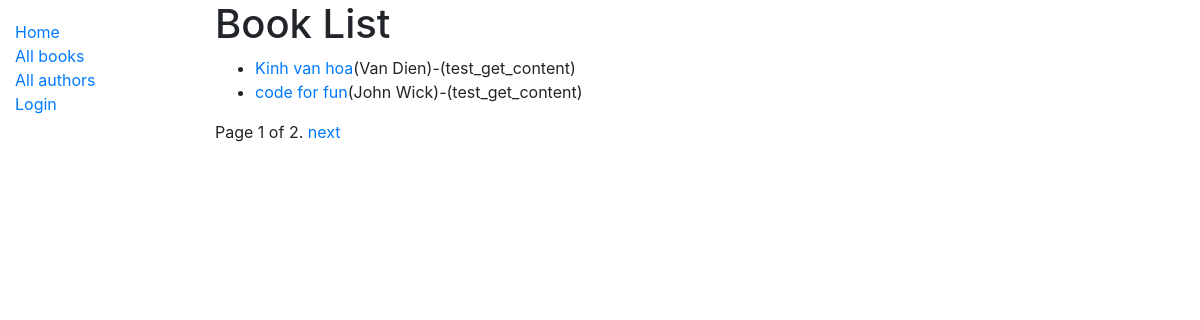
/catalog/books/, run on the app's committed database.
### catalog/models.py (models this page shows, shortened)
class Book(models.Model):
    title = models.CharField(max_length=200)
    author = models.ForeignKey('Author', on_delete= models.SET_NULL, null = True)
    summary = models.TextField(max_length=1000, help_text = "Enter a brief description of the book")
    isbn = models.CharField('ISBN', max_length=13, unique=True, help_text='13 Character <a href="https://www.isbn-international.org/content/what-isbn">ISBN number</a>')
    genre = models.ManyToManyField(Genre, help_text='Select a genre for this book')
    language = models.ForeignKey('Language', on_delete = models.SET_NULL, null=True)
    class Meta:
        ordering = ['title', 'author']
    def display_genre(self):
        return ', '.join(genre.name for genre in self.genre.all()[:3])
    display_genre.short_description = 'Genre'
    def get_absolute_url(self):
        return reverse('book-detail', args=[str(self.id)])

class Author(models.Model):
    first_name = models.CharField(max_length=100)
    last_name = models.CharField(max_length=100)
    date_of_birth = models.DateField(null = True, blank=True)
    date_of_death = models.DateField('Died', null=True, blank=True)
    class Meta:
        ordering = ['last_name', 'first_name']
    def __str__(self):
        return f'{self.last_name} {self.first_name}'

### catalog/views.py (the view)
# urls.py: path('books/',views.BookListView.as_view(), name='books'),
class BookListView(generic.ListView):
    model = Book
    context_object_name = "my_book_list" #defaul la book_list
    template_name = 'catalog/my_book_list.html' #neu co file my_book_list.html thi no chay file day
    paginate_by = 2
    def get_queryset(self):
        return Book.objects.all()[:3]
    def get_context_data(self, **kwargs):
        context = super().get_context_data(**kwargs)
        context["test_content"] = "test_get_content"
        return context

### catalog/templates/catalog/book_list.html (shortened to what this page needs)
{% extends "base_generic.html" %}
{% block content %}
   <h1>Book List </h1>
   {% if my_book_list %}
     <ul>
         {% for book in my_book_list  %}
            <li>
                <a href="{{book.get_absolute_url}}">{{book.title}}</a>({{book.author}})-({{test_content}})
            </li>
         {% endfor %}
     </ul>
   {% else %}
     <p>There no books in library</p>
   {% endif %}
{% endblock content %}

### data on the page
Book: title "Kinh van hoa", author "Van Dien", test_content "test_get_content"
Book: title "code for fun", author "John Wick", test_content "test_get_content"

### other printed values
{{ page_obj.number }} "1"
{{ page_obj.paginator.num_pages }} "2"
